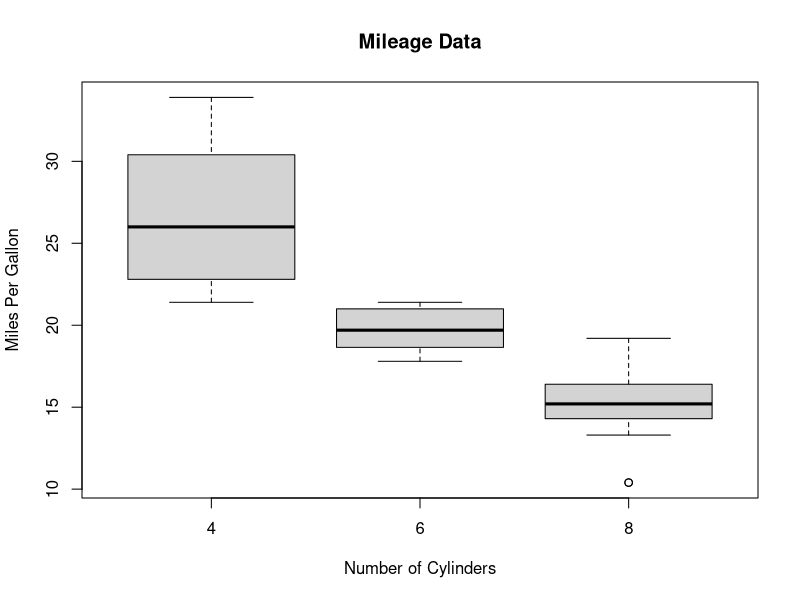
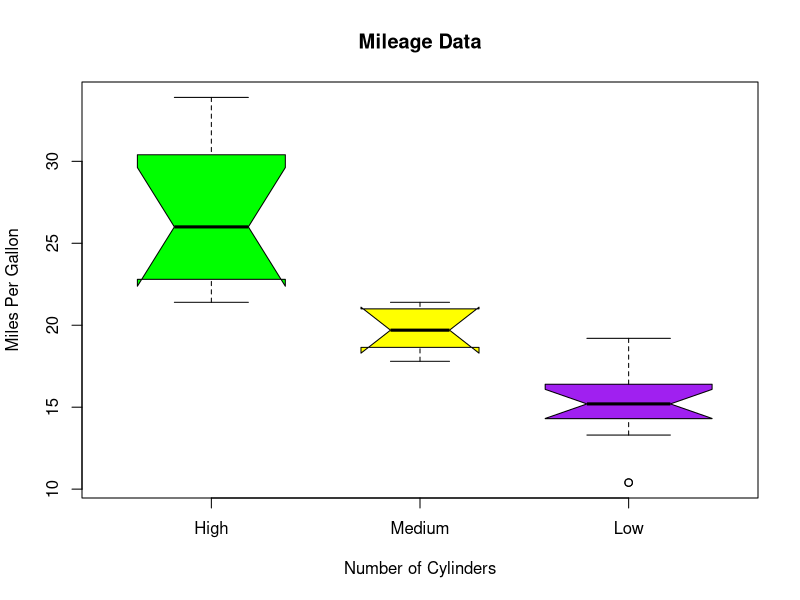

These figures' R source, in order:
#boxplot
#boxplot(x,data,notch,varwidth,names,main)
input <- mtcars[,c('mpg','cyl')]
print(head(input))
png(file = "boxplot.png")
boxplot(mpg~cyl,data=mtcars,xlab="Number of Cylinders",ylab="Miles Per Gallon",main="Mileage Data")
dev.off()
#
png(file="boxplot1.png")
boxplot(mpg~cyl,data=mtcars,xlab="Number of Cylinders",ylab="Miles Per Gallon",main="Mileage Data",notch=TRUE,varwidth=TRUE,col=c("green","yellow","purple"),names=c("High","Medium","Low"))
dev.off()